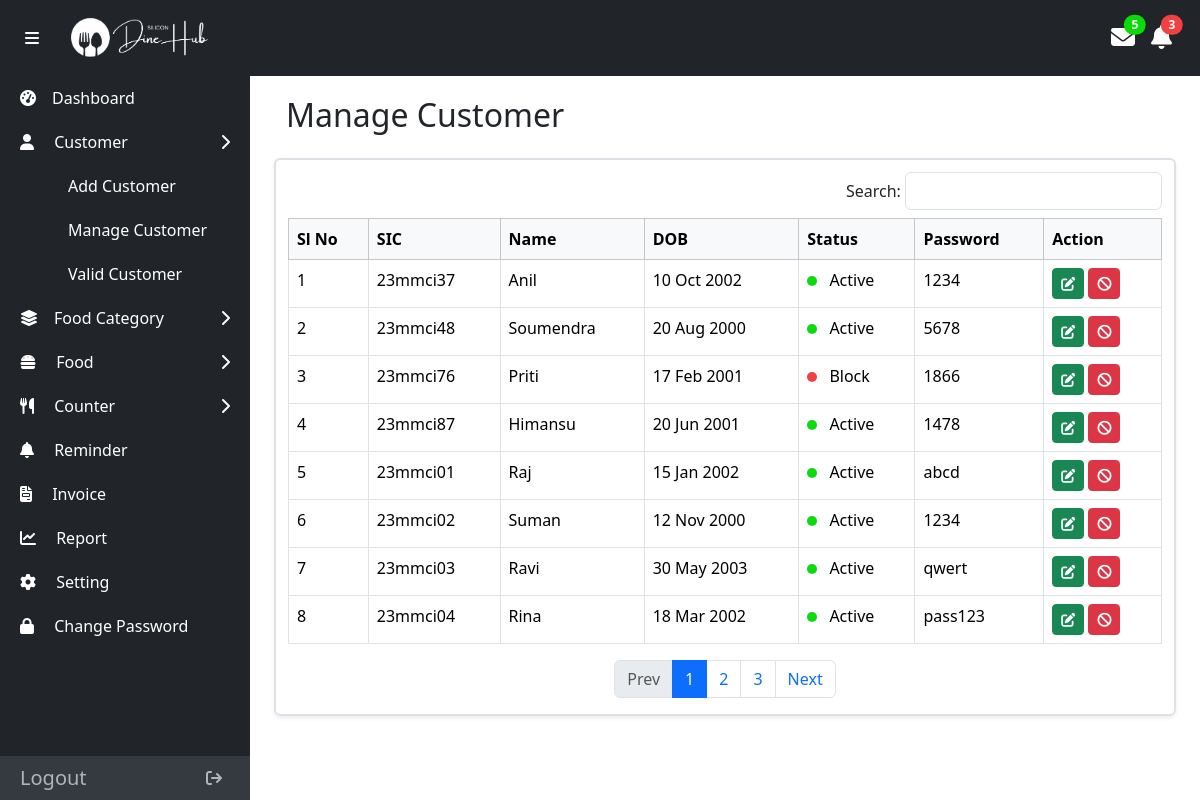
The page /admin/customerManage.php (signed in) on the database its author committed.
### tables this page shows
CREATE TABLE `student` (
  `studentID` int(11) NOT NULL,
  `sic` varchar(255) NOT NULL,
  `seID` int(11) DEFAULT NULL,
  `name` varchar(255) NOT NULL,
  `dob` date NOT NULL,
  `password` varchar(128) NOT NULL,
  `isActive` varchar(5) NOT NULL
);

### dbFunctions/studentdb.php (called while the page is built, shortened)
<?php
function getAllStudents() {
    $conn = null;
    $stmt = null;
    try {
        $conn = dbConnection();
        $stmt = $conn->prepare("SELECT * FROM student");
        $stmt->execute();
        $res = $stmt->get_result();
        if($res->num_rows>0){
            return $res;
        }else{
            return "error";
        }
    } catch (Exception $e) {
        error_log($e->getMessage());
        return "error: " . $e->getMessage();
    } finally{
        $stmt->close();
        $conn->close();
    }
}
?>

### admin/customerManage.php (the view, shortened to what this page needs)
<?php
include_once "adminNavbar.php";
require_once "../dbFunctions/studentdb.php";
?>
<section class="content w-100">
    <div class="row mt-3 ms-1 me-1">
        <h2 class="mb-4">Manage Customer</h2>
        <div class="col-md-12 border border-2 pt-1 shadow-sm rounded">
            <div class="row text-end">
                <div class="mb-2 mt-2">
                    <div>
                        Search: <input type="text" class="form-control d-inline-block w-auto" >
                    </div>
                </div>
            </div>
            <div class="d-flex justify-content-between">
                <table class="table table-bordered table-responsive" id="myTable">
                    <thead class="table-light">
                        <tr>
                            <th>Sl No</th>
                            <th>SIC</th>
                            <th>Name</th>
                            <th>DOB</th>
                            <th>Status</th>
                            <th>Password</th>
                            <th>Action</th>
                        </tr>
                    </thead>
                    <tbody>
                        <?php
                            $sl = 1;
                            $result = getAllStudents();
                            while($std = $result->fetch_assoc()){
                                ?>
                                <tr>
                                    <td><?= $sl++?></td>
                                    <td><?= $std['sic']?></td>
                                    <td><?= $std['name']?></td>
                                    <td><?= date('d M Y', strtotime($std['dob'])) ?></td>
                                    <td>
                                        <span
                                            class="d-inline-block rounded-circle me-2"
                                            style="height: 10px; width: 10px; background-color: <?= $std['isActive'] ? 'rgb(11, 218, 11)' : 'rgb(243, 64, 64)' ?>;">
                                        </span>
                                        <?= $std['isActive'] ? 'Active' : 'Block' ?>
                                    </td>
                                    <td><?= $std['password']?></td>
                                    <td>
                                        <a href="details.php?id=<?php echo $std['studentID'] ?>" class="btn btn-success btn-sm"><i class="fa-solid fa-edit"></i></a>
                                        <a href="delete.php?id=<?php echo $std['studentID'] ?>" class="btn btn-danger btn-sm" id=""deleteStudent><i class="fa-solid fa-ban"></i></a>
                                    </td>
                                </tr>
                                <?php
                            }
                        ?>
                    </tbody>
                </table>
            </div>
            <nav>
                <ul class="pagination justify-content-center" id="pagination">
                </ul>
            </nav>
        </div>
    </div>
</section>
<?php include_once "adminFooter.php"; ?>

### admin/adminNavbar.php (shortened to what this page needs)
<!DOCTYPE html>
<html lang="en">
<head>
  <link href="./../assets/bootstrap/bootstrap.min.css" rel="stylesheet" />
  <link rel="stylesheet" href="./../assets/fontawesome/all.css">
  <link href="./../assets/css/AdminCss/style.css" rel="stylesheet" />
  <link href="./../assets/css/AdminCss/foodManage.css" rel="stylesheet" />
  <link href="./../assets/toastr/toastr.min.css" rel="stylesheet">
</head>
<body>
  <nav class="navbar navbar-expand-lg navbar-dark bg-dark">
    <div class="container-fluid">
      <button class="btn btn-dark" id="sidebarToggler">
        <i class="fa-solid fa-bars"></i>
      </button>
      <a class="navbar-brand ps-3" href="./index.php">
        <img src="./../assets/images/logo.png" alt="logo" />
      </a>
      <div class="d-flex justify-content-center align-items-center ms-auto">
        <div class="me-3 position-relative">
          <a href="#" class="text-decoration-none">
            <i class="fa-solid fa-envelope" style="font-size: 1.5rem; color: white"></i>
            <span class="position-absolute me-2 top-0 start-100 translate-middle badge rounded-pill"
              id="notification" style="background-color: rgb(11, 218, 11)">5</span>
          </a>
        </div>
        <div class="me-3 position-relative">
          <a href="#" class="text-decoration-none">
            <i class="fa-solid fa-bell" style="font-size: 1.5rem; color: white"></i>
            <span class="position-absolute me-2 top-0 start-100 translate-middle badge rounded-pill"
              id="notification" style="background-color: rgb(243, 64, 64)">3</span>
          </a>
        </div>
      </div>
    </div>
  </nav>
  <aside class="sidebar bg-dark text-white d-flex flex-column justify-content-between position-fixed top-0 start-0 min-vh-100">
    <div>
        <div>
            <a href="./index.php" class="mt-3 text-white text-decoration-none d-flex align-items-center justify-content-between">
                <div><i class="fas fa-tachometer-alt me-3"></i>Dashboard</div>
            </a>
        </div>
        <div>
            <a href="#customer" class="dropdown-toggle text-white text-decoration-none d-flex align-items-center justify-content-between" data-bs-toggle="collapse">
                <div><i class="fa-solid fa-user me-3"></i> Customer</div>
                <i class="fa-solid fa-chevron-right toggle-icon"></i>
            </a>
            <div class="collapse ms-5" id="customer">
                <a href="./customerAdd.php" class="text-white text-decoration-none d-flex align-items-center justify-content-between">Add Customer</a>
                <a href="./customerManage.php" class="text-white text-decoration-none d-flex align-items-center justify-content-between">Manage Customer</a>
                <a href="./customerValid.php" class="text-white text-decoration-none d-flex align-items-center justify-content-between">Valid Customer</a>
            </div>
        </div>
        <div>
            <a href="#foodCategory" class="dropdown-toggle text-white text-decoration-none d-flex align-items-center justify-content-between" data-bs-toggle="collapse">
                <div><i class="fa-solid fa-layer-group me-3"></i>Food Category</div>
                <i class="fa-solid fa-chevron-right toggle-icon"></i>
            </a>
        </div>
        <div>
            <a href="#food" class="dropdown-toggle text-white text-decoration-none d-flex align-items-center justify-content-between" data-bs-toggle="collapse">
                <div><i class="fa-solid fa-burger me-3"></i> Food</div>
                <i class="fa-solid fa-chevron-right toggle-icon"></i>
            </a>
        </div>
        <div>
            <a href="#counter" class="dropdown-toggle text-white text-decoration-none d-flex align-items-center justify-content-between" data-bs-toggle="collapse">
                <div><i class="fa-solid fa-utensils me-3"></i> Counter</div>
                <i class="fa-solid fa-chevron-right toggle-icon"></i>
            </a>
        </div>
        <div>
            <a href="#dashboard" class="text-white text-decoration-none d-flex align-items-center justify-content-between">
                <div><i class="fa-solid fa-bell me-3"></i> Reminder</div>
            </a>
        </div>
        <div>
            <a href="#dashboard" class="text-white text-decoration-none d-flex align-items-center justify-content-between">
                <div><i class="fas fa-file-invoice me-3"></i> Invoice</div>
            </a>
        </div>
        <div>
            <a href="#dashboard" class="text-white text-decoration-none d-flex align-items-center justify-content-between">
                <div><i class="fas fa-chart-line me-3"></i> Report</div>
            </a>
        </div>
        <div>
            <a href="#dashboard" class="text-white text-decoration-none d-flex align-items-center justify-content-between">
                <div><i class="fa-solid fa-gear fa-spin me-3"></i> Setting</div>
            </a>
        </div>
        <div>
            <a href="./changeAdminPassword.php" class="text-white text-decoration-none d-flex align-items-center justify-content-between">
                <div><i class="fas fa-lock me-3"></i> Change Password</div>
            </a>
        </div>
    </div>
    <div class="sidebar-footer">
        <a href="./adminLogout.php" class="text-decoration-none d-flex align-items-center justify-content-between w-100" style="color: #adb5bd;">
            <h5 class="my-0">Logout</h5>
            <div><i class="fa-solid fa-arrow-right-from-bracket mx-2"></i></div>
        </a>
    </div>
</aside>

### admin/adminFooter.php (shortened to what this page needs)
  </body>
</html>

### assets/css/AdminCss/style.css (style rules this page uses)
* { padding: 0; margin: 0; box-sizing: border-box; }
body { display: flex; }
.navbar { position: fixed; top: 0; left: 0; width: 100%; z-index: 1050; }
.navbar-brand img { height: 50px; }
.content { margin-left: 250px; margin-top: 60px; padding: 20px; }
.sidebar { width: 250px; padding-top: 60px; }
.sidebar a { padding: 10px 20px; }
.toggle-icon { transition: transform 0.3s ease-in-out; }
.sidebar-footer { background-color: #343a40; }
.dropdown-toggle::after { display: none; }

### admin/adminNavbar.php (style rules this page uses)
.sidebar { width: 250px; transition: all 0.3s; }
.content { margin-left: 250px; transition: margin-left 0.3s; }

### rows shown on the page
student: sic "23mmci37", name "Anil", dob "10 Oct 2002", isActive "Active", password "1234"
student: sic "23mmci48", name "Soumendra", dob "20 Aug 2000", isActive "Active", password "5678"
student: sic "23mmci76", name "Priti", dob "17 Feb 2001", isActive "Block", password "1866"
student: sic "23mmci87", name "Himansu", dob "20 Jun 2001", isActive "Active", password "1478"
student: sic "23mmci01", name "Raj", dob "15 Jan 2002", isActive "Active", password "abcd"
student: sic "23mmci02", name "Suman", dob "12 Nov 2000", isActive "Active", password "1234"
student: sic "23mmci03", name "Ravi", dob "30 May 2003", isActive "Active", password "qwert"
student: sic "23mmci04", name "Rina", dob "18 Mar 2002", isActive "Active", password "pass123"
